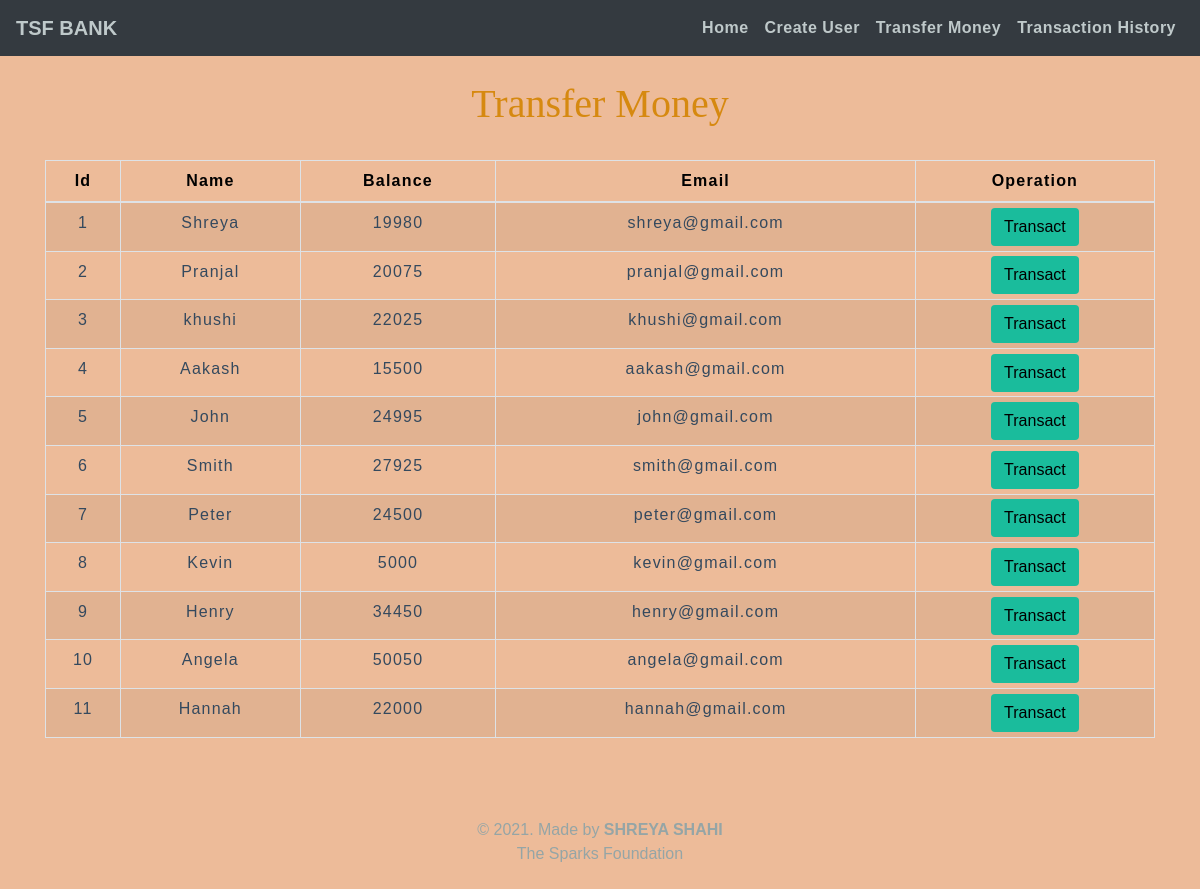
/transfer.php, run on the app's committed database.
### tables this page shows
CREATE TABLE `user` (
  `Id` int(11) NOT NULL,
  `Name` text NOT NULL,
  `Balance` int(6) NOT NULL,
  `Email` varchar(25) NOT NULL
);

### transfer.php (the view, shortened to what this page needs)
<!DOCTYPE html>
<html lang="en">
<head>
    <link rel="stylesheet" href="https://maxcdn.bootstrapcdn.com/bootstrap/4.0.0/css/bootstrap.min.css">
</head>
<body style="background-color : #EDBB99;">
<?php
    include 'config.php';
    $sql = "SELECT * FROM user";
    $result = mysqli_query($conn,$sql);
?>
<?php
  include 'navbar.php';
?>
<div class="container">
        <h2 class="text-center pt-4" style="color : #D68910; font-family: 'Brush Script MT', cursive;">Transfer Money</h2>
        <br>
            <div class="row">
                <div class="col">
                    <div class="table-responsive-sm">
                    <table class="table table-hover table-sm table-striped table-condensed table-bordered" style="border-color:black;">
                        <thead style="color : black;">
                            <tr>
                            <th scope="col" class="text-center py-2">Id</th>
                            <th scope="col" class="text-center py-2">Name</th>
                            <th scope="col" class="text-center py-2">Balance</th>
                            <th scope="col" class="text-center py-2">Email</th>
                            <th scope="col" class="text-center py-2">Operation</th>
                            </tr>
                        </thead>
                        <tbody>
                <?php
                    while($rows=mysqli_fetch_assoc($result)){
                ?>
                    <tr style="color : #34495E;">
                        <td class="py-2"><?php echo $rows['Id'] ?></td>
                        <td class="py-2"><?php echo $rows['Name']?></td>
                        <td class="py-2"><?php echo $rows['Balance']?></td>
                        <td class="py-2"><?php echo $rows['Email']?></td>
                        <td><a href="selecteduserdetail.php?Id= <?php echo $rows['Id'] ;?>"> <button type="button" class="btn" style="background-color : #1ABC9C;">Transact</button></a></td>
                    </tr>
                <?php
                    }
                ?>
                        </tbody>
                    </table>
                    </div>
                </div>
            </div>
         </div>
         <footer class="text-center mt-5 py-3 " style="color: #95A5A6">
             <p>&copy 2021. Made by <b>SHREYA SHAHI</b> <br> The Sparks Foundation</p>
          </footer>
</body>
</html>

### navbar.php (shortened to what this page needs)
<nav class="navbar navbar-expand-md navbar-light bg-dark">
      <a class="navbar-brand" href="index.php" style="color : #BFC9CA;"><b>TSF BANK</b></a>
      <div class="collapse navbar-collapse" id="collapsibleNavbar">
            <ul class="navbar-nav ml-auto">
              <li class="nav-item">
                <a class="nav-link" href="index.php" style="color : #BFC9CA; font-family: 'Raleway', sans-serif; letter-spacing: 0.5px;"><b>Home</b></a>
              </li>
              <li class="nav-item">
                <a class="nav-link" href="createuser.php" style="color : #BFC9CA; font-family: 'Raleway', sans-serif; letter-spacing: 0.5px;"><b>Create User</b></a>
              </li>
              <li class="nav-item">
                <a class="nav-link" href="transfer.php" style="color : #BFC9CA; font-family: 'Raleway', sans-serif; letter-spacing: 0.5px;"><b>Transfer Money</b></a>
              </li>
              <li class="nav-item">
                <a class="nav-link" href="transaction.php" style="color : #BFC9CA; font-family: 'Raleway', sans-serif; letter-spacing: 0.5px;"><b>Transaction History</b></a>
              </li>
          </div>
       </nav>

### transfer.php (style rules this page uses)
button { transition: 1.5s; }
* { padding: 0; margin: 0; box-sizing: border-box; font-family: sans-serif; }
h2 { font-size: 40px; }
table { letter-spacing: 1.2px; }
td { text-align: center; }

### data on the page
user: Id "1", Name "Shreya", Balance "19980", Email "shreya@gmail.com"
user: Id "2", Name "Pranjal", Balance "20075", Email "pranjal@gmail.com"
user: Id "3", Name "khushi", Balance "22025", Email "khushi@gmail.com"
user: Id "4", Name "Aakash", Balance "15500", Email "aakash@gmail.com"
user: Id "5", Name "John", Balance "24995", Email "john@gmail.com"
user: Id "6", Name "Smith", Balance "27925", Email "smith@gmail.com"
user: Id "7", Name "Peter", Balance "24500", Email "peter@gmail.com"
user: Id "8", Name "Kevin", Balance "5000", Email "kevin@gmail.com"
user: Id "9", Name "Henry", Balance "34450", Email "henry@gmail.com"
user: Id "10", Name "Angela", Balance "50050", Email "angela@gmail.com"
user: Id "11", Name "Hannah", Balance "22000", Email "hannah@gmail.com"
